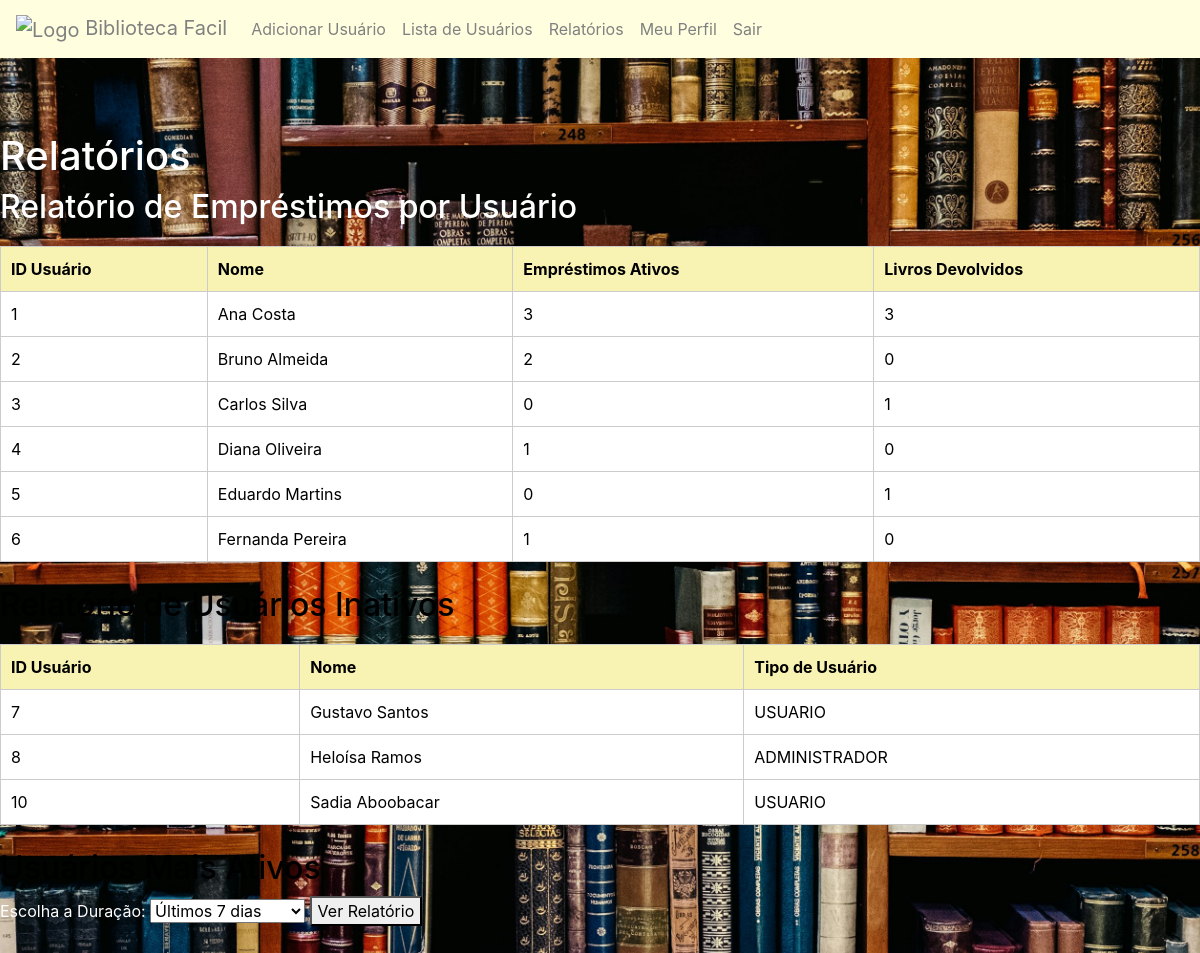
The page /php/relatorios_admin.php (signed in) on the database its author committed.
### tables this page shows
CREATE TABLE `usuarios` (
  `ID_USUARIO` int(11) NOT NULL,
  `NOME` varchar(100) DEFAULT NULL,
  `EMAIL` varchar(100) DEFAULT NULL,
  `TELEFONE` varchar(15) DEFAULT NULL,
  `TIPO` enum('USUARIO','BIBLIOTECARIO','ADMINISTRADOR') DEFAULT NULL,
  `SENHA` varchar(25) DEFAULT NULL
);

### php/relatorios_admin.php (the view, shortened to what this page needs)
<?php
include 'db/db_connect.php';
echo "<h1 style=color:white;>Relatórios</h1>";
echo "<h2 style=color:white;>Relatório de Empréstimos por Usuário</h2>";
$query_emprestimos = "SELECT USUARIOS.ID_USUARIO, USUARIOS.NOME,
                      SUM(CASE WHEN EMPRESTIMOS.STATUS_EMPRESTIMO = 'EMPRESTADO' THEN 1 ELSE 0 END) AS EMPRESTIMOS_ATIVOS,
                      SUM(CASE WHEN EMPRESTIMOS.STATUS_EMPRESTIMO = 'DEVOLVIDO' THEN 1 ELSE 0 END) AS LIVROS_DEVOLVIDOS
                      FROM EMPRESTIMOS
                      JOIN USUARIOS ON EMPRESTIMOS.ID_USUARIO = USUARIOS.ID_USUARIO
                      GROUP BY USUARIOS.ID_USUARIO";
$result_emprestimos = mysqli_query($conn, $query_emprestimos);
echo "<table>
        <tr>
            <th>ID Usuário</th>
            <th>Nome</th>
            <th>Empréstimos Ativos</th>
            <th>Livros Devolvidos</th>
        </tr>";
while ($emprestimo = mysqli_fetch_assoc($result_emprestimos)) {
    echo "<tr>
            <td>{$emprestimo['ID_USUARIO']}</td>
            <td>{$emprestimo['NOME']}</td>
            <td>{$emprestimo['EMPRESTIMOS_ATIVOS']}</td>
            <td>{$emprestimo['LIVROS_DEVOLVIDOS']}</td>
          </tr>";
}
echo "</table><br>";
echo "<h2>Relatório de Usuários Inativos</h2>";
$query_inativos = "SELECT USUARIOS.ID_USUARIO, USUARIOS.NOME, USUARIOS.TIPO
                   FROM USUARIOS
                   LEFT JOIN EMPRESTIMOS ON USUARIOS.ID_USUARIO = EMPRESTIMOS.ID_USUARIO
                   WHERE EMPRESTIMOS.ID_EMPRESTIMO IS NULL";
$result_inativos = mysqli_query($conn, $query_inativos);
echo "<table>
        <tr>
            <th>ID Usuário</th>
            <th>Nome</th>
            <th>Tipo de Usuário</th>
        </tr>";
while ($inativo = mysqli_fetch_assoc($result_inativos)) {
    echo "<tr>
            <td>{$inativo['ID_USUARIO']}</td>
            <td>{$inativo['NOME']}</td>
            <td>{$inativo['TIPO']}</td>
          </tr>";
}
echo "</table><br>";
echo '<h2>Usuários Mais Ativos</h2>';
echo '<form method="GET" action="relatorios_admin.php">
        <label for="duracao">Escolha a Duração:</label>
        <select id="duracao" name="duracao" required>
            <option value="7">Últimos 7 dias</option>
            <option value="30">Últimos 30 dias</option>
            <option value="365">Últimos 12 meses</option>
        </select>
        <button type="submit">Ver Relatório</button>
      </form>';
?>

### php/relatorios_admin.php (style rules this page uses)
table { width: 100%; border-collapse: collapse; margin-top: 20px; background-color: white; }
th, td { border: 1px solid #ccc; padding: 10px; text-align: left; color: black; }
th { background-color: #f8f3b3; font-weight: bold; }
h1, h2, h3 { color: black; }

### rows shown on the page
usuarios: ID_USUARIO "1", NOME "Ana Costa", EMPRESTIMOS_ATIVOS "3", LIVROS_DEVOLVIDOS "3"
usuarios: ID_USUARIO "2", NOME "Bruno Almeida", EMPRESTIMOS_ATIVOS "2", LIVROS_DEVOLVIDOS "0"
usuarios: ID_USUARIO "3", NOME "Carlos Silva", EMPRESTIMOS_ATIVOS "0", LIVROS_DEVOLVIDOS "1"
usuarios: ID_USUARIO "4", NOME "Diana Oliveira", EMPRESTIMOS_ATIVOS "1", LIVROS_DEVOLVIDOS "0"
usuarios: ID_USUARIO "5", NOME "Eduardo Martins", EMPRESTIMOS_ATIVOS "0", LIVROS_DEVOLVIDOS "1"
usuarios: ID_USUARIO "6", NOME "Fernanda Pereira", EMPRESTIMOS_ATIVOS "1", LIVROS_DEVOLVIDOS "0"
usuarios: ID_USUARIO "7", NOME "Gustavo Santos", TIPO "USUARIO"
usuarios: ID_USUARIO "8", NOME "Heloísa Ramos", TIPO "ADMINISTRADOR"
usuarios: ID_USUARIO "10", NOME "Sadia Aboobacar", TIPO "USUARIO"
